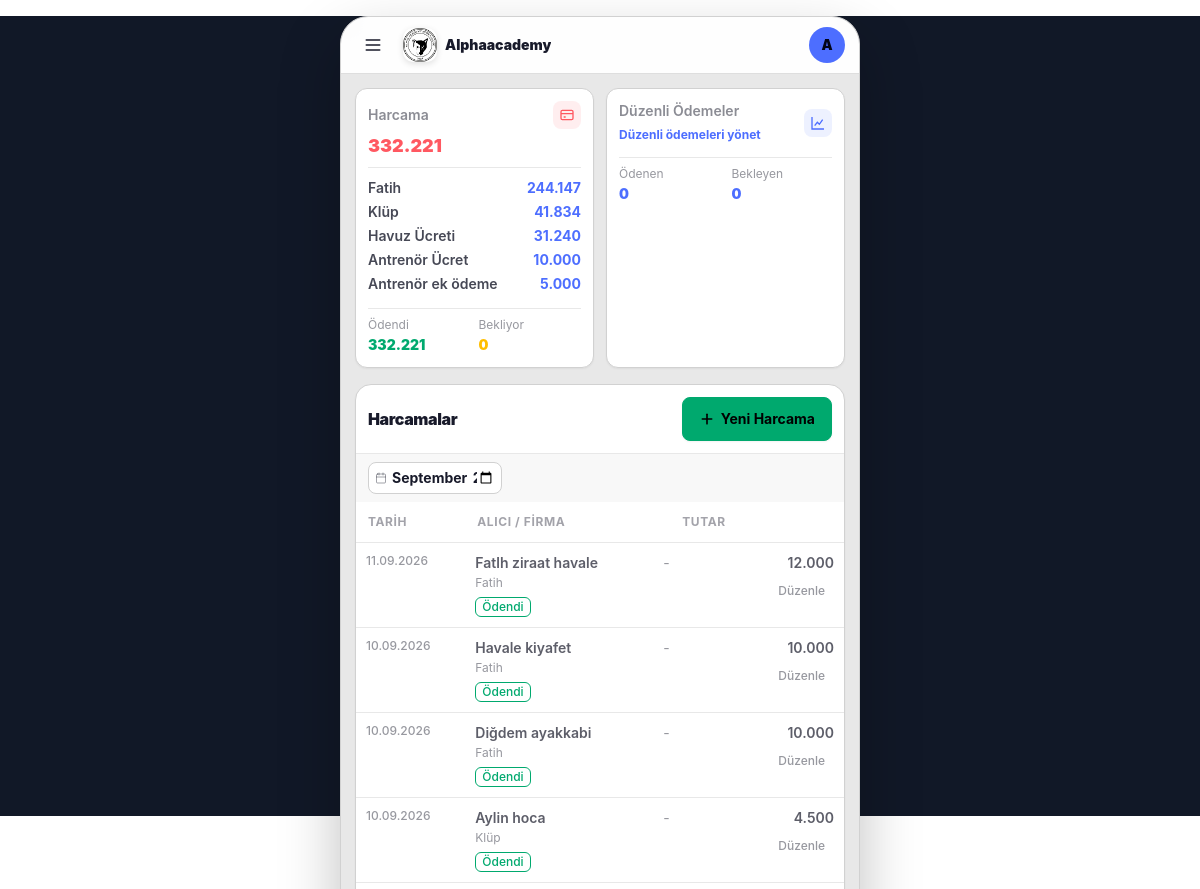
The page /finance/expenses/ (signed in, upper part) on the database as committed earlier.
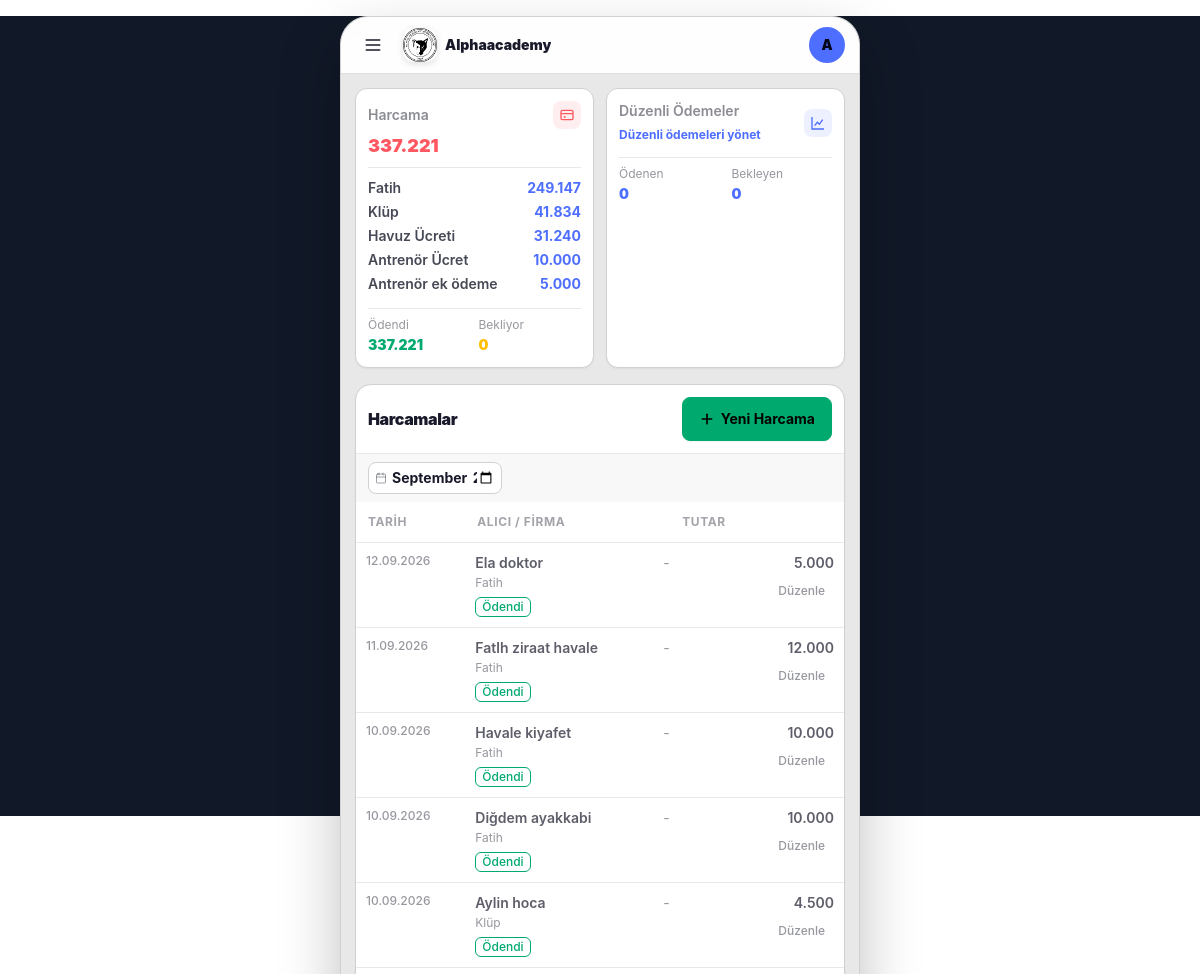
The same page on the database as committed later.
### finance/models.py (models this page shows, shortened)
class ExpenseCategory(models.Model):
    name = models.CharField(max_length=100, verbose_name="Kategori Adı")
    parent = models.ForeignKey(
        'self',
        on_delete=models.SET_NULL,
        null=True,
        blank=True,
        related_name='children',
        verbose_name="Üst Kategori",
    )
    description = models.TextField(blank=True, null=True, verbose_name="Açıklama")
    class Meta:
        verbose_name = "Gider Kategorisi"
        verbose_name_plural = "Gider Kategorileri"

class Expense(models.Model):
    STATUS_CHOICES = [
        ('pending', 'Bekliyor'),
        ('paid', 'Ödendi'),
        ('cancelled', 'İptal Edildi'),
    ]
    category = models.ForeignKey(
        ExpenseCategory,
        on_delete=models.SET_NULL,
        null=True,
        related_name='expenses',
        verbose_name="Kategori"
    )
    regular_expense = models.ForeignKey(
        'RegularExpense',
        on_delete=models.SET_NULL,
        null=True,
        blank=True,
        related_name='generated_expenses',
        verbose_name="Düzenli gider kaynağı"
    )
    amount = models.IntegerField(verbose_name="Tutar (TL)")
    status = models.CharField(
        max_length=20,
        choices=STATUS_CHOICES,
        default='pending',
        verbose_name="Gider Durumu",
    )
    reciever = models.CharField(
        null=True,
        blank=True,
        max_length=200,
        verbose_name="Alıcı / Firma / Kişi")
    expense_date = models.DateField(verbose_name="Harcama Tarihi")
    is_active = models.BooleanField(default=True, verbose_name="Aktif mi?")
    period = models.CharField(
        max_length=7,
        db_index=True,
        help_text="Format: YYYY-MM (Örn: 2026-08)",
        verbose_name="Ait Olduğu Dönem"
    )
    receipt_no = models.CharField(max_length=100, blank=True, null=True, verbose_name="Fatura / Fiş / Dekont No")
    notes = models.TextField(blank=True, null=True, verbose_name="Açıklama / Detay")
    created_by = models.ForeignKey(
        settings.AUTH_USER_MODEL,
        on_delete=models.SET_NULL,
        null=True,
        verbose_name="Kaydı Oluşturan"
    )
    created_at = models.DateTimeField(auto_now_add=True)
    updated_at = models.DateTimeField(auto_now=True)
    class Meta:
        verbose_name = "Gider Kaydı"
        verbose_name_plural = "Gider Kayıtları"
        ordering = ['updated_at']

### finance/views.py (the view)
# urls.py: path('expenses/', views.expense_list, name='expense-list'),
@login_required
def expense_list(request):
    period = request.GET.get('period', date.today().strftime('%Y-%m'))
    category_id = request.GET.get('category', '')
    query = request.GET.get('q', '').strip()
    expenses = get_expenses_for_period(period, category_id, query)
    expense_summary = get_expense_summary(period)
    regular_expense_summary = get_regular_expense_summary(period)
    context = {
        'period': period,
        'expenses': expenses,
        'categories': ExpenseCategory.objects.all().order_by('name'),
        'selected_category': category_id,
        'query': query,
        'expense_summary': expense_summary,
        'regular_expense_summary': regular_expense_summary,
        'today': date.today(),
    }
    return render(request, 'finance/expenses.html', context)

### finance/views.py (called while the page is built)
def get_period_bounds(period):
    try:
        period_start = datetime.strptime(period, '%Y-%m').date()
    except (TypeError, ValueError):
        period_start = date.today().replace(day=1)
    period_end = period_start.replace(
        day=calendar.monthrange(period_start.year, period_start.month)[1]
    )
    return period_start, period_end

def get_regular_expense_summary(period=None):
    period = period or date.today().strftime('%Y-%m')
    period_start, period_end = get_period_bounds(period)
    active_expenses = RegularExpense.objects.filter(
        start_date__lte=period_end
    ).filter(
        Q(end_date__isnull=True) | Q(end_date__gte=period_start)
    )
    paid_expenses = Expense.objects.filter(
        regular_expense__in=active_expenses,
        is_active=True,
        status='paid',
        period=period,
    )
    regular_total = active_expenses.aggregate(total=Sum('amount'))['total'] or 0
    paid_total = paid_expenses.aggregate(total=Sum('amount'))['total'] or 0
    return {
        'regular_total': regular_total,
        'regular_paid_total': paid_total,
        'regular_pending_total': regular_total - paid_total,
    }

### templates/finance/expenses.html (shortened to what this page needs)
{% extends "base.html" %}
{% block content %}
<div class="w-full space-y-4">
{% include 'finance/partials/_expense_summary.html' %}
<section
    class="overflow-hidden rounded-2xl border border-base-300 bg-base-100 shadow-sm"
>
    <div class="flex items-center justify-between gap-2 p-3">
        <h2 class="text-base font-black tracking-tight text-base-content">
            Harcamalar
        </h2>
        <div class="flex items-center gap-2">
            <button
                class="btn btn-success btn-sm h-11 min-h-11 shrink-0 gap-1.5 rounded-lg px-4 text-sm font-bold shadow-sm active:scale-[.97] transition-transform"
                hx-get="{% url 'expense-create' %}?period={{ period }}&category={{ selected_category }}&q={{ query|urlencode }}"
                hx-target="#modal-container"
                hx-swap="innerHTML"
            >
                <svg class="h-4 w-4" viewBox="0 0 24 24" fill="none" stroke="currentColor" stroke-width="2.5" stroke-linecap="round">
                    <path d="M12 5v14"/>
                    <path d="M5 12h14"/>
                </svg>
                <span class="hidden sm:inline">Yeni Harcama</span>
            </button>
        </div>
    </div>
    <form method="get" class="flex items-center border-t border-base-200 bg-base-200/30 px-3 py-2">
        <div class="flex h-8 min-w-0 items-center gap-1 rounded-lg border border-base-300 bg-base-100 px-1.5">
            <svg class="h-3 w-3 shrink-0 text-base-content/40" viewBox="0 0 24 24" fill="none" stroke="currentColor" stroke-width="2" stroke-linecap="round" stroke-linejoin="round">
                <rect x="3" y="4" width="18" height="18" rx="2"/>
                <path d="M16 2v4"/>
                <path d="M8 2v4"/>
                <path d="M3 10h18"/>
            </svg>
            <input
                type="month"
                name="period"
                value="{{ period }}"
                onchange="this.form.submit()"
                class="w-[6.5rem] min-w-0 border-0 bg-transparent p-0 text-[11px] font-bold outline-none focus:ring-0"
            >
        </div>
    </form>
    <div class="w-full overflow-x-auto">
        <table class="table w-full min-w-[340px]">
            <thead>
                <tr
                    class="
                        border-b
                        border-base-200
                        text-[9px]
                        uppercase
                        tracking-wider
                        text-base-content/40
                    "
                >
                    <th class="p-3">
                        Tarih
                    </th>
                    <th class="p-3">
                        Alıcı / Firma
                    </th>
                    <th class="p-3 text-right">
                        Tutar
                    </th>
                </tr>
            </thead>
            <tbody id="expense-list">
                {% for expense in expenses %}
                    {% include 'finance/partials/_expense_row.html' %}
                {% endfor %}
            </tbody>
        </table>
    </div>
</section>
</div>
{% endblock %}

### templates/finance/partials/_expense_summary.html (shortened to what the changed rows need)
<section
    id="financial-summary-strip"
    hx-swap-oob="true"
    class="grid grid-cols-2 gap-3"
    >
    <div
        class="
            rounded-xl
            bg-base-100
            border
            border-base-300
            p-3
            shadow-sm
        "
        >
        <div class="flex items-center justify-between">
            <span class="text-sm font-semibold text-base-content/50">
            </span>
            <span
                class="
                    flex
                    h-7
                    w-7
                    items-center
                    justify-center
                    rounded-lg
                    bg-error/10
                    text-error
                "
            >
            </span>
        </div>
        <p class="mt-2 text-lg font-black leading-none text-error">
            {{ expense_summary.total_expense|floatformat:0 }}
        </p>
        <div class="mt-3 border-t border-base-200 pt-2">
            {% for category in expense_summary.category_totals %}
                <div class="flex items-center justify-between gap-2 py-0.5 text-xs">
                    <span class="truncate {% if category.parent_name %}pl-3 text-base-content/50{% else %}font-semibold text-base-content/80{% endif %}">
                        {% if category.parent_name %}
                             {{ category.name }}
                        {% else %}
                            {{ category.name }}
                        {% endif %}
                    </span>
                    <span class="shrink-0 font-bold {% if category.parent_name %}text-error/70{% else %}text-primary{% endif %}">{{ category.total|floatformat:0 }}</span>
                </div>
            {% empty %}
                <p class="text-xs text-base-content/40">Kayıt yok.</p>
            {% endfor %}
        </div>
        <div class="mt-3 grid grid-cols-2 gap-2 border-t border-base-200 pt-2">
            <div>
                <p class="text-[10px] text-base-content/45">Ödendi</p>
                <p class="mt-0.5 text-sm font-black text-success">{{ expense_summary.paid_expense_total|floatformat:0 }}</p>
            </div>
            <div>
            </div>
        </div>
    </div>
</section>

### templates/finance/partials/_expense_row.html (shortened to what this page needs)
<tr class="border-b border-base-200 last:border-0 transition-colors hover:bg-base-200/40 {% if expense.is_regular_source %}bg-base-200/20{% elif not expense.is_active %}opacity-60{% endif %}">
    <td class="whitespace-nowrap p-2.5 align-top">
        <div class="text-[10px] font-medium text-base-content/45">
                {{ expense.expense_date|date:'d.m.Y' }}
        </div>
    </td>
    <td class="max-w-[150px] p-2.5 align-top">
        <div class="truncate text-xs font-semibold text-base-content/70">
            {{ expense.reciever }}
        </div>
        <div class="mt-0.5 truncate text-[10px] text-base-content/45">
            {% if expense.category %}
                {% if expense.category.parent %}
                    {{ expense.category.parent.name }} - {{ expense.category.name }}
                {% else %}
                    {{ expense.category.name }}
                {% endif %}
            {% else %}
                Kategorisiz
            {% endif %}
        </div>
        {% if expense.is_regular_source or expense.status or not expense.is_active %}
            <div class="mt-1.5 flex flex-wrap items-center gap-1">
                {% if expense.is_regular_source %}
                    <span class="badge badge-ghost h-5 min-h-0 rounded-md px-1.5 text-[9px] font-medium text-base-content/50">
                        Bekliyor
                    </span>
                {% elif expense.status == 'paid' %}
                    <span class="badge badge-success badge-outline h-5 min-h-0 rounded-md px-1.5 text-[9px] font-medium">
                        Ödendi
                    </span>
                {% elif expense.status == 'pending' %}
                    <span class="badge badge-warning badge-outline h-5 min-h-0 rounded-md px-1.5 text-[9px] font-medium text-warning/80">
                        Bekliyor
                    </span>
                {% elif expense.status == 'cancelled' %}
                    <span class="badge badge-error badge-outline h-5 min-h-0 rounded-md px-1.5 text-[9px] font-medium text-error/80">
                        İptal
                    </span>
                {% endif %}
            </div>
        {% endif %}
    </td>
    <td class="hidden p-2.5 align-top text-xs text-base-content/45 md:table-cell">
        {{ expense.receipt_no|default:'-' }}
    </td>
    <td class="whitespace-nowrap p-2.5 text-right align-top">
        <div class="text-xs font-semibold text-base-content/70">
            {{ expense.amount|floatformat:0 }}
        </div>
        {% if expense.is_regular_source %}
            <button
                type="button"
                class="btn btn-primary mt-1 h-7 min-h-0 rounded-lg px-2.5 text-[10px] font-semibold"
                hx-get="{% url 'regular-expense-convert' expense.pk %}?source=expenses&period={{ period }}&category={{ selected_category }}&q={{ query|urlencode }}"
                hx-target="#modal-container"
                hx-swap="innerHTML"
            >
                Ödeme yap
            </button>
        {% else %}
            <button
                type="button"
                class="btn btn-ghost mt-1 h-7 min-h-0 rounded-lg px-2 text-[10px] font-medium text-base-content/45 hover:bg-base-200 hover:text-base-content/70"
                hx-get="{% url 'expense-update' expense.pk %}?period={{ expense.period }}"
                hx-target="#modal-container"
                hx-swap="innerHTML"
            >
                Düzenle
            </button>
        {% endif %}
    </td>
</tr>

Rows that differ between the two databases and show on the page:
computed for ExpenseCategory "Fatih": total "244.147" → "249.147"
added Expense: expense_date "12.09.2026", reciever "Ela doktor", category.name "Fatih", status "Ödendi", receipt_no "-", amount "5.000"
Other text that changed with them:
{{ expense_summary.total_expense|floatformat:0 }}: "332.221" → "337.221"
{{ expense_summary.paid_expense_total|floatformat:0 }}: "332.221" → "337.221"
